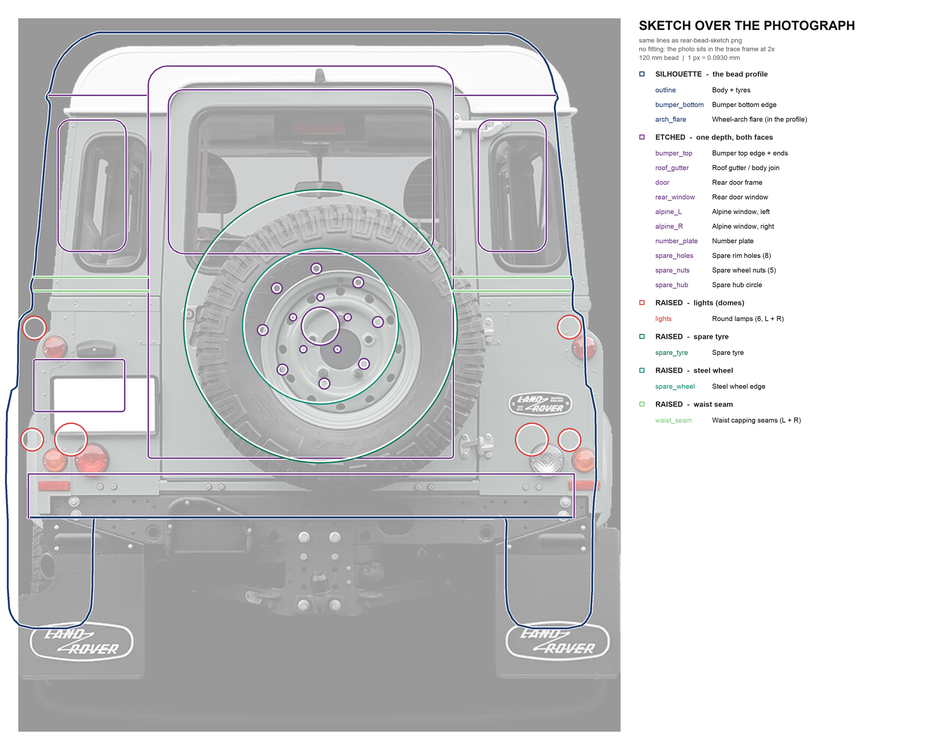
#> input picture projects/giant-beads/references/defender/rear-bead-sketch-overlay.png, 941 x 750 px, shrunk from 2056 x 1640 before the run
$ python trace_sketch.py ../references/defender/rear-bead-sketch-overlay.png ../references/defender/rear-bead-sketch.png ../references/defender/rear-bead-sketch.png 1.0 100
#> lines starting #> are read from the running program, lines starting #| are printed output that depends on the picture; after the words box and inside, x2 and y2 are one past the last pixel; in counts of white or black regions, pixels touching at a corner belong together
"""Trace a generated line drawing into a 1-bit PNG and an even-odd SVG.

Contours are traced on pixel cracks (exact, always closed) then simplified with
Douglas-Peucker, so a Fusion 360 SVG import gets clean lines instead of a
pixel staircase.

Usage:
    python3 projects/giant-beads/tools/trace_sketch.py IN.png OUT-1bit.png OUT.svg [tol] [threshold]

Default tolerance is 0.5, which keeps a pixel-exact ink match (IoU 1.0) for
2 px strokes; raising it starts eating the line weight.

Write outputs beside the source sketches in
`projects/giant-beads/references/defender/`, not into ~/Downloads.
"""
import sys
import numpy as np
from PIL import Image, ImageDraw
from scipy import ndimage


def binarise(path, thresh=200, min_area=4):
#> called with thresh = 100, min_area = 4
    a = np.asarray(Image.open(path).convert("L"))
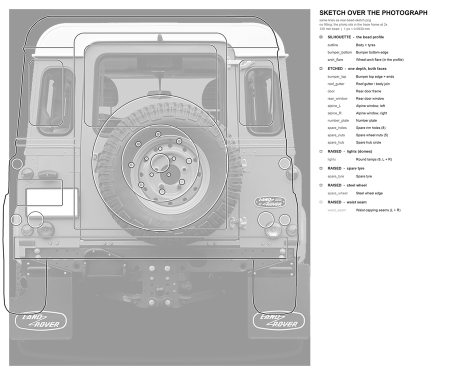
#> a: shape (750, 941) (shown at 1/2 size); min 0, max 255, mean 205.9
    mask = a < thresh
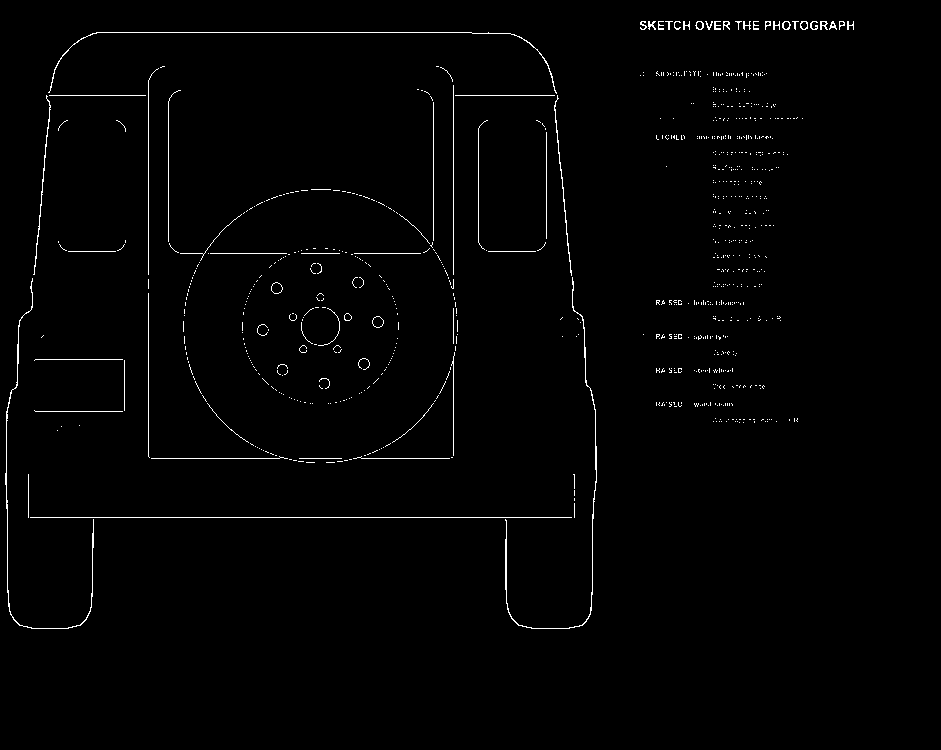
#> mask: shape (750, 941) bool; 1.2% white in thin lines or dots, all inside (x1, y1, x2, y2) = (5, 21, 854, 629)
    lab, n = ndimage.label(mask, structure=np.ones((3, 3)))
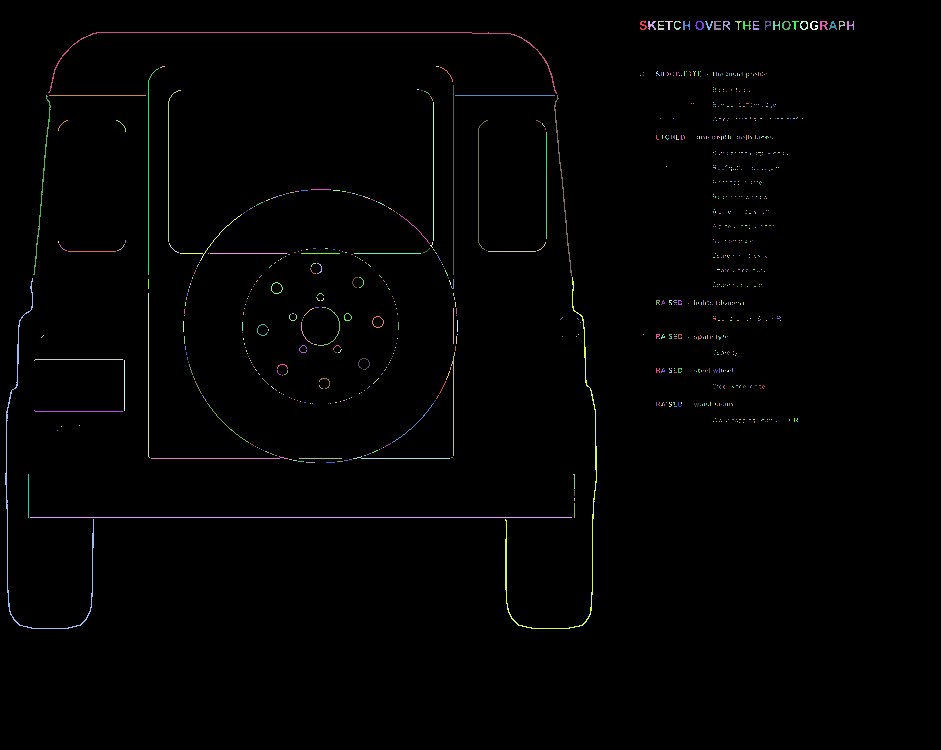
#> lab: shape (750, 941) int32; 872 distinct labels, from 0 to 871; one colour per label, 0 black
#> n = 871
    if n:
        sizes = ndimage.sum(mask, lab, range(1, n + 1))
#> sizes = 871 values, max 682 at index 468, min 1 at index 30, mean 9.71
        keep = np.zeros(n + 1, bool)
        keep[1:] = sizes >= min_area
        mask = keep[lab]
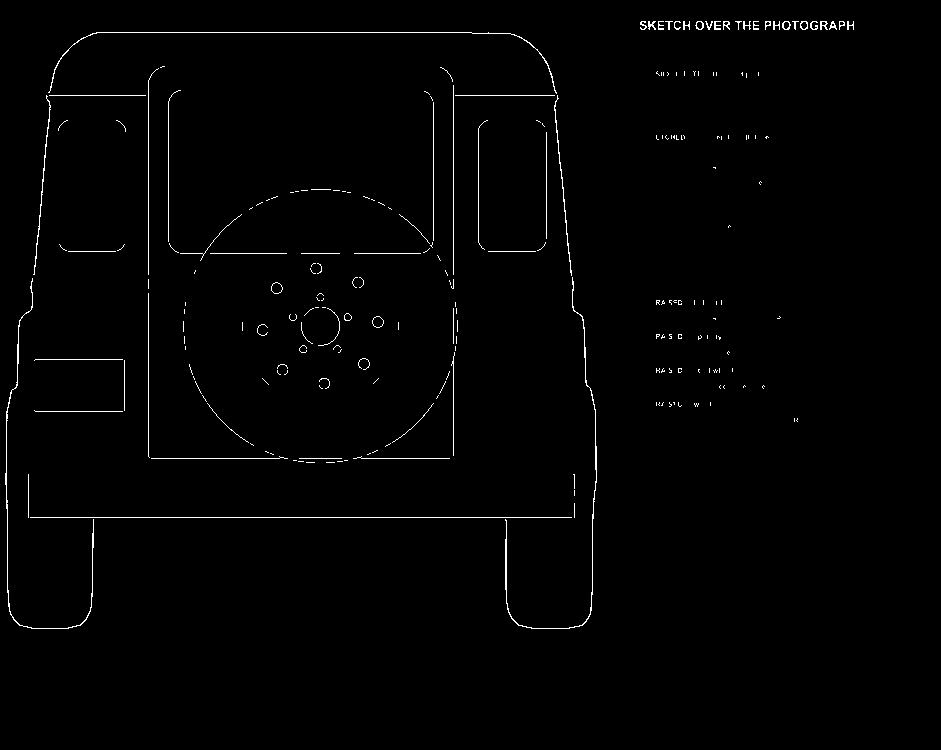
#> mask: shape (750, 941) bool; 1.1% white in thin lines or dots, all inside (x1, y1, x2, y2) = (5, 21, 854, 629)
    return mask, (a.shape[1], a.shape[0])


def contours(mask):
    """Closed polygons along pixel cracks, dark on one consistent side."""
    h, w = mask.shape
    m = np.zeros((h + 2, w + 2), bool)
    m[1:-1, 1:-1] = mask
    out = {}
    ys, xs = np.nonzero(m[1:-1, 1:-1])
    for y0, x0 in zip(ys.tolist(), xs.tolist()):
        y, x = y0 + 1, x0 + 1
        if not m[y - 1, x]:
            out.setdefault((x + 1, y), []).append((x, y))
        if not m[y + 1, x]:
            out.setdefault((x, y + 1), []).append((x + 1, y + 1))
        if not m[y, x - 1]:
            out.setdefault((x, y), []).append((x, y + 1))
        if not m[y, x + 1]:
            out.setdefault((x + 1, y + 1), []).append((x + 1, y))
    polys = []
    while out:
        start = next(iter(out))
        poly = [start]
        cur = start
        while True:
            nxts = out.get(cur)
            if not nxts:
                break
            nxt = nxts.pop()
            if not nxts:
                del out[cur]
            if nxt == start:
                break
            poly.append(nxt)
            cur = nxt
        if len(poly) > 2:
            polys.append([(float(x - 1), float(y - 1)) for x, y in poly])
    return polys


def rdp(points, tol):
    if len(points) < 3:
        return points
    pts = np.asarray(points, float)
    closed = np.allclose(pts[0], pts[-1])
    if not closed:
        pts = np.vstack([pts, pts[0]])
    keep = np.zeros(len(pts), bool)
    keep[0] = keep[-1] = True
    stack = [(0, len(pts) - 1)]
    while stack:
        i, j = stack.pop()
        if j <= i + 1:
            continue
        a, b = pts[i], pts[j]
        ab = b - a
        L = float(np.hypot(*ab))
        seg = pts[i + 1:j] - a
        if L == 0.0:
            d = np.hypot(seg[:, 0], seg[:, 1])
        else:
            d = np.abs(ab[0] * seg[:, 1] - ab[1] * seg[:, 0]) / L
        k = int(np.argmax(d))
        if d[k] > tol:
            keep[i + 1 + k] = True
            stack += [(i, i + 1 + k), (i + 1 + k, j)]
    out = [tuple(p) for p in pts[keep]]
    return out


def to_svg(polys, path, w, h, tol):
    ds = []
    for poly in polys:
        pts = rdp(poly, tol)
        if len(pts) < 3:
            continue
        ds.append("M" + " ".join(f"{x:.2f},{y:.2f}" for x, y in pts) + "Z")
    svg = ('<svg xmlns="http://www.w3.org/2000/svg" width="%d" height="%d" '
           'viewBox="0 0 %d %d">\n<rect width="%d" height="%d" fill="#ffffff"/>\n'
           '<g fill="#000000" fill-rule="evenodd">\n%s\n</g>\n</svg>\n'
           % (w, h, w, h, w, h, "\n".join(f'<path d="{d}"/>' for d in ds)))
    open(path, "w", encoding="utf-8").write(svg)
    return len(ds)


def rasterise(polys, w, h):
    """Even-odd scanline fill; returns a boolean ink mask."""
    ys1, ys2, xs1, xs2 = [], [], [], []
    for poly in polys:
        n = len(poly)
        for i in range(n):
            (x1, y1), (x2, y2) = poly[i], poly[(i + 1) % n]
            if y1 == y2:
                continue
            ys1.append(y1); ys2.append(y2); xs1.append(x1); xs2.append(x2)
    out = np.zeros((h, w), bool)
    if not ys1:
        return out
    y1 = np.asarray(ys1); y2 = np.asarray(ys2)
    x1 = np.asarray(xs1); x2 = np.asarray(xs2)
    ymin, ymax = min(y1.min(), y2.min()), max(y1.max(), y2.max())
    for yy in range(max(0, int(np.floor(ymin))), min(h, int(np.ceil(ymax)) + 1)):
        sy = yy + 0.5
        act = ((y1 <= sy) & (y2 > sy)) | ((y2 <= sy) & (y1 > sy))
        if not act.any():
            continue
        t = (sy - y1[act]) / (y2[act] - y1[act])
        xc = np.sort(x1[act] + t * (x2[act] - x1[act]))
        for i in range(0, len(xc) - 1, 2):
            a = int(np.ceil(xc[i] - 0.5))
            b = int(np.floor(xc[i + 1] - 0.5))
            if b >= a:
                out[yy, max(0, a):min(w, b + 1)] = True
    return out


def iou(polys, mask):
    got = rasterise(polys, mask.shape[1], mask.shape[0])
    u = (got | mask).sum()
    return float((got & mask).sum() / u) if u else 1.0


if __name__ == "__main__":
    src, out_png, out_svg = sys.argv[1:4]
    tol = float(sys.argv[4]) if len(sys.argv) > 4 else 1.0
    thresh = int(sys.argv[5]) if len(sys.argv) > 5 else 200
    mask, (w, h) = binarise(src, thresh)
#> w = 941; h = 750
    polys = contours(mask)
#> in contours, `m[1:-1, 1:-1] = mask`:
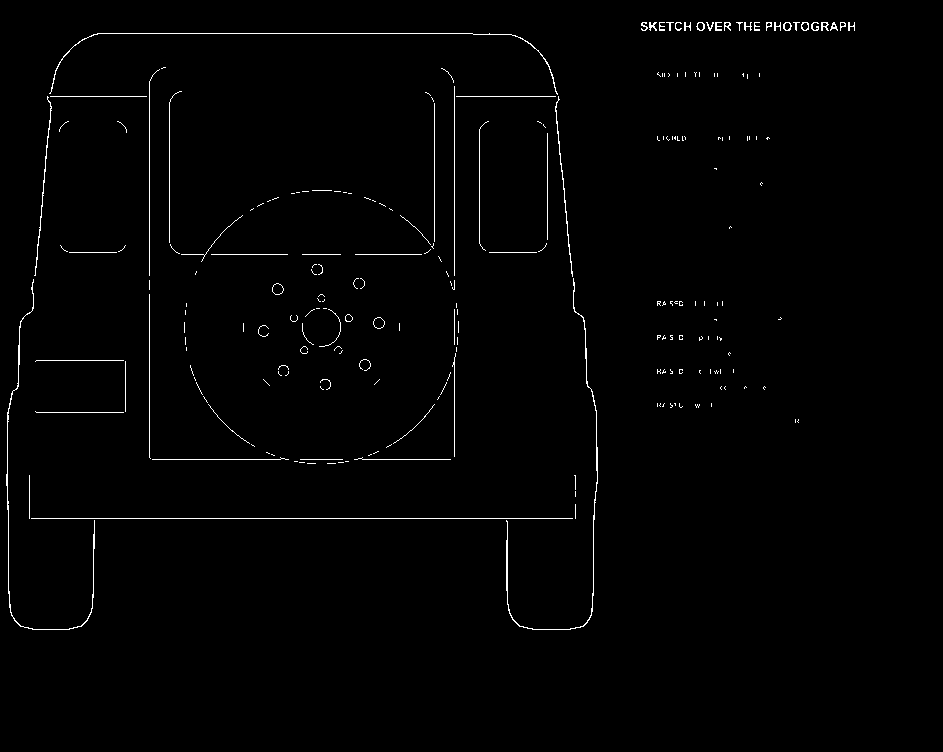
#> m: shape (752, 943) bool; 1.1% white in thin lines or dots, all inside (x1, y1, x2, y2) = (6, 22, 855, 630)
#> in contours, `ys, xs = np.nonzero(m[1:-1, 1:-1])`: ys = 7487 values from 21 to 628; xs = 7487 values, max 853 at index 119, min 5 at index 6053, mean 368.7
#> the loop in contours, `for y0, x0 in zip(ys.tolist(), xs.tolist()):` made 7487 passes
#> (x0, x) on passes 1 to 3: (641, 642), (642, 643), (643, 644)
#> after the loop in contours, `for y0, x0 in zip(ys.tolist(), xs.tolist()):`: out = 15190 items
#> the loop in contours, `while out:` made 250 passes
#> after the loop in contours, `while out:`: polys = 250 items
#> polys = 250 items
    ink = rasterise(polys, w, h)
#> the loop in rasterise, `for poly in polys:` made 250 passes
#> n on passes 1 to 3: 56, 56, 50
#> after the loop in rasterise, `for poly in polys:`: xs1 = 8520 values, max 854 at index 593, min 5 at index 5369, mean 376.6; xs2 has the same summary as xs1; ys1 = 8520 values, max 629 at index 4822, min 21 at index 0, mean 285.3; ys2 = 8520 values, max 629 at index 4821, min 21 at index 23, mean 285.3
#> in rasterise, `y1 = np.asarray(ys1)`: y1 has the same summary as ys1
#> in rasterise, `y2 = np.asarray(ys2)`: y2 has the same summary as ys2
#> in rasterise, `x1 = np.asarray(xs1)`: x1 has the same summary as xs1
#> in rasterise, `x2 = np.asarray(xs2)`: x2 has the same summary as xs1
#> in rasterise, `ymin, ymax = min(y1.min(), y2.min()), max(y1.max(), y2.max())`: ymin = 21; ymax = 629
#> the loop in rasterise, `for yy in range(max(0, int(np.floor(ymin))), min(h, int(np.ceil(ymax))..` made 609 passes
#> (t, xc) on passes 12 to 14: ([0.5, 0.5, 0.5, 0.5], [96, 472, 488, 489]), ([0.5, 0.5, 0.5, 0.5], [92, 97, 472, 511]), ([0.5, 0.5, 0.5, 0.5], [90, 93, 511, 515])
    Image.fromarray(np.where(ink, 0, 255).astype("uint8"), "L").convert("1").save(out_png)
    n = to_svg(polys, out_svg, w, h, tol)
#> the loop in to_svg, `for poly in polys:` made 250 passes
    print(f"contours={len(polys)} paths={n} iou={iou(polys, mask):.4f} "
          f"ink={mask.mean():.4f} -> {out_png} {out_svg}")
#> the loop in rasterise (call 2), `for poly in polys:` made 250 passes
#> poly on pass 39: [(696, 71), (695, 71), (695, 72), (696, 72)]
#| contours=250 paths=250 iou=1.0000 ink=0.0106 -> ../references/defender/rear-bead-sketch.png ../references/defender/rear-bead-sketch.png
